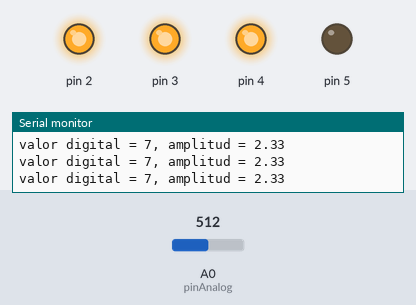
A sketch run on a simulated Arduino Uno, built with avr-gcc and run on an emulated ATmega328P. On the bench: output pins drawn as LEDs (lit = HIGH), the last lines printed to the serial monitor. The test bench sets the inputs (shaded band); at power-on: A0 (pinAnalog) = 512.

Above: at 1.2 s.
1.3 s: A0 (pinAnalog) set to 553
At 2.2 s:
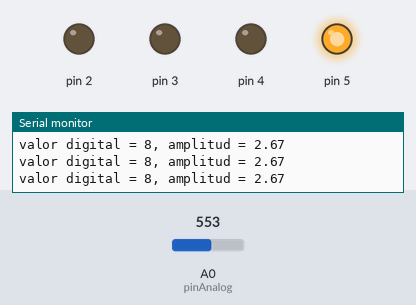
2.8 s: A0 (pinAnalog) set to 716
At 3.8 s:
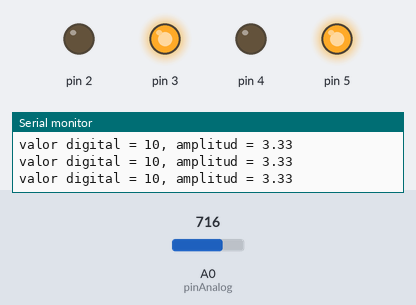
4.3 s: A0 (pinAnalog) set to 741
5.8 s: A0 (pinAnalog) set to 768
At 7.0 s:
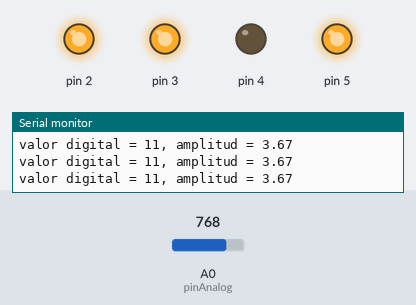
7.3 s: A0 (pinAnalog) set to 694
At 8.7 s:
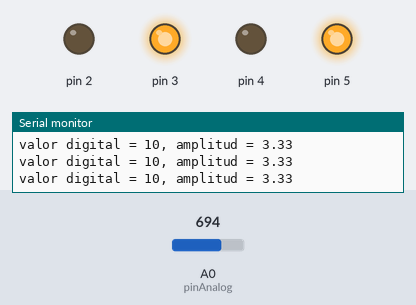
10.3 s: A0 (pinAnalog) set to 667
At 10.8 s:
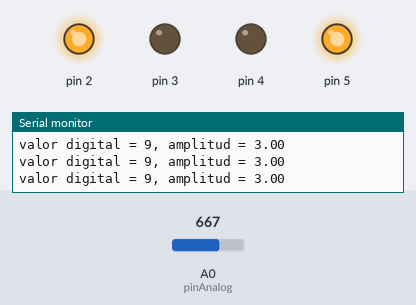
Timing chart, 0 to 12.8 s (numbered marks = the images above; inputs shaded):
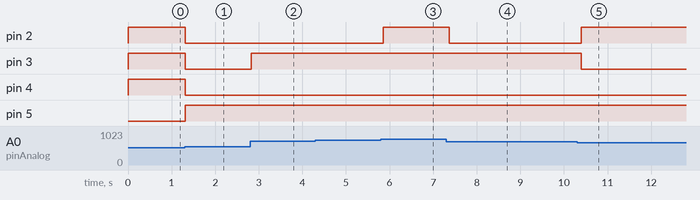

The sketch:

codigoP2.ino
```cpp
const int pinAnalog = A0;
const int bits = 4;
const int maxNum = pow(2, bits)-1;

void setup() {
  Serial.begin(9600);

  pinMode(pinAnalog, INPUT);
  pinMode(2, OUTPUT);
  pinMode(3, OUTPUT);
  pinMode(4, OUTPUT);
  pinMode(5, OUTPUT);
}

void loop() {
  int lectura = analogRead(pinAnalog);
  int valorDigital = map(lectura, 0, 1023, 0, maxNum);
  float amplitud = (valorDigital*5.0)/maxNum;

  // vincular el pin con el bit
  digitalWrite(2, bitRead(valorDigital, 0));
  digitalWrite(3, bitRead(valorDigital, 1));
  digitalWrite(4, bitRead(valorDigital, 2));
  digitalWrite(5, bitRead(valorDigital, 3));

  Serial.print("valor digital = ");
  Serial.print(valorDigital);
  Serial.print(", amplitud = ");
  Serial.println(amplitud);
  delay(100);
}
```

Measured:
- the behaviour switches between 545 and 546 on A0 (pinAnalog) (found by bisection; images 0 and 1)
- the behaviour switches between 750 and 751 on A0 (pinAnalog) (found by bisection; images 2 and 3)
- the behaviour switches between 682 and 681 on A0 (pinAnalog) (found by bisection; images 4 and 5)
- after the input at 1.3 s, pin 2–4: HIGH → LOW at once; pin 5: LOW → HIGH at once
- after the input at 2.8 s, pin 3: LOW → HIGH at once
- after the input at 5.8 s, pin 2: LOW → HIGH after 0.05 s
- after the input at 7.3 s, pin 2: HIGH → LOW after 0.07 s
- after the input at 10.3 s, pin 2: LOW → HIGH after 0.09 s; pin 3: HIGH → LOW after 0.09 s
